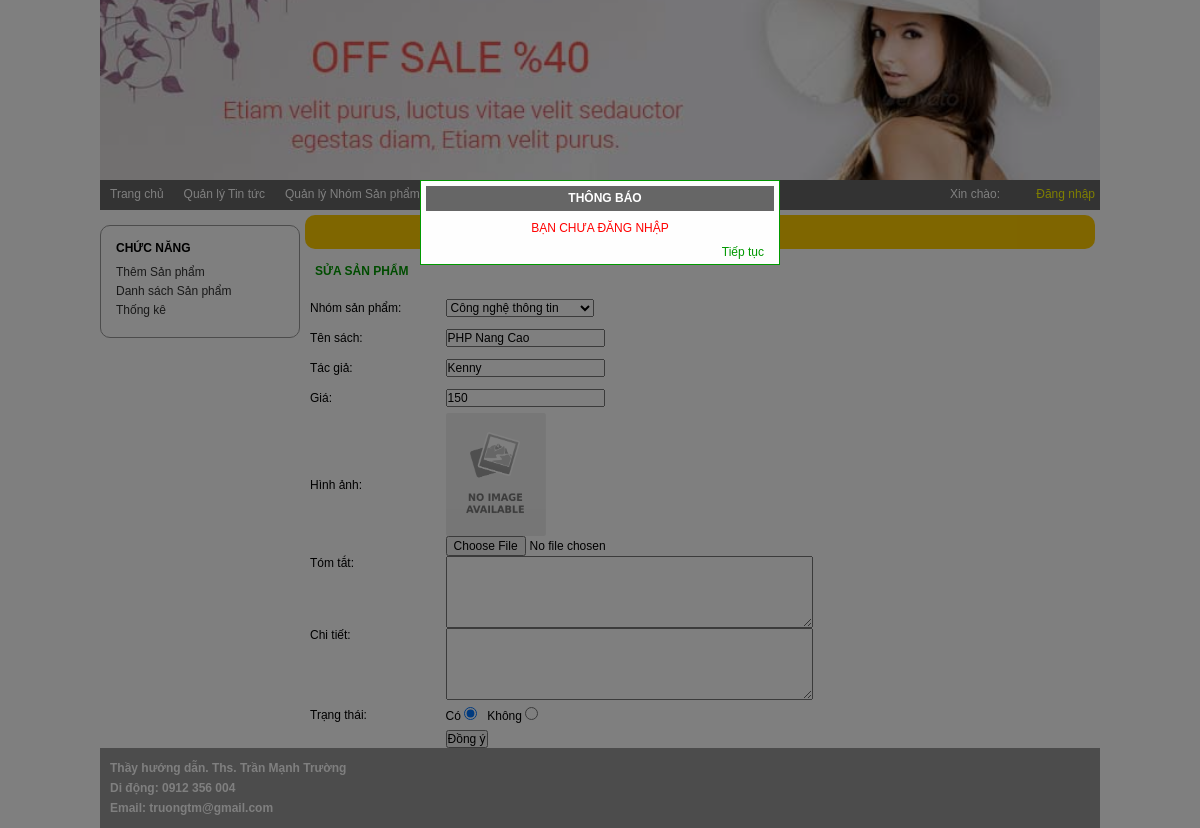
/Ngay45_MVC_TiemKiem_Login_Admin/index_admin.php?module=sanpham&act=sua&id=2, run on the app's committed database.
### tables this page shows
CREATE TABLE `books` (
  `id` int(10) UNSIGNED NOT NULL,
  `title` varchar(255) NOT NULL,
  `author` varchar(100) NOT NULL,
  `price` int(30) NOT NULL,
  `images` varchar(100) DEFAULT NULL,
  `summary` text,
  `content` text,
  `status` tinyint(1) DEFAULT '1',
  `cat_id` int(11) NOT NULL DEFAULT '0'
);

### Ngay45_MVC_TiemKiem_Login_Admin/Models/clsDatabase.php (called while the page is built, shortened)
<?php
class clsDatabase
{
	public $conn = NULL;
	function clsDatabase()
	{
		try
		{
			$this->conn = new PDO("mysql:host=localhost;dbname=shop","root","");
			$this->conn->exec("SET NAMES UTF8");
		}
		catch(PDOException $ex)
		{
			echo "<h3>" . $ex->getMessage() . "</h3>";
			die("<h3> LỖI KẾT NỐI CSDL </h3>");
		}
	}
	function ThucthiSQL($sql, $data=NULL)
	{
		$this->pdo_stm = $this->conn->prepare($sql);
		$ketqua=false;
		if($data!=NULL)
			$ketqua = $this->pdo_stm->execute($data);
		else
			$ketqua = $this->pdo_stm->execute();
		return $ketqua;
	}
}
?>

### Ngay45_MVC_TiemKiem_Login_Admin/Models/clsSanpham.php (called while the page is built, shortened)
<?php
class clsSanpham
{
	public $db;
	function clsSanpham()
	{
		$this->db = new clsDatabase();
	}
	function TimTheoIDSanpham($id, $trangthai=2)
	{
		$sql = "SELECT * FROM books WHERE id=?";
		$data[] = $id;
 		$ketqua = $this->db->ThucthiSQL($sql,$data);
		if($ketqua==TRUE)
			$this->data = $this->db->pdo_stm->fetch();
		return $ketqua;
	}
}
?>

### Ngay45_MVC_TiemKiem_Login_Admin/Views/vSuaSP.php (the view, shortened to what this page needs)
<?php
if($sanpham->data==NULL)
{
	$thongbao ="không tìm thấy thông tin";
	require("Views/vKetqua.php");
}
else
{
?>
    	<div id="content_left">
        	<div class="left1">
            	<h3>CHỨC NĂNG</h3>
                <p><a href="?module=<?=$module?>&act=them">Thêm Sản phẩm</a></p>
                <p><a href="?module=<?=$module?>">Danh sách Sản phẩm</a></p>
                <p><a href="?module=<?=$module?>#">Thống kê</a></p>
            </div>
        </div>
        <div id="content_right">
        	<h1> QUẢN LÝ SẢN PHẨM</h1>
            <h2> SỬA SẢN PHẨM</h2>
            <div id="right_detail">
            <?php
				$row = $sanpham->data;
			?>
			<form name="form1" method="post" action="?module=<?=$module?>&act=xulysua"  enctype="multipart/form-data">
			  <table width="750" border="0" align="center" cellpadding="0" cellspacing="0">
				<tr>
                  <td width="120" height="30">Nhóm sản phẩm:</td>
                  <td width="630">
                  	<select name="s1" id="s1">
                    	<?php
							require_once("DungChung/Tienich.php");
						?>
                    </select>
                  </td>
                </tr>
                <tr>
				  <td width="142" height="30">Tên sách:</td>
				  <td width="258"><input type="text" name="t1" id="t1"  value="<?=$row["title"];?>"></td>
				</tr>
				<tr>
				  <td height="30">Tác giả:</td>
				  <td><input type="text" name="t2" id="t2"  value="<?=$row["author"]?>"></td>
				</tr>
				<tr>
				  <td height="30">Giá:</td>
				  <td><input type="text" name="t3" id="t3"  value="<?=$row["price"]?>"></td>
				</tr>
				<tr>
                  <td height="30">Hình ảnh:</td>
                  <?php
				  $hinhanh = $row["images"];
				  if($hinhanh=="")
				  	$hinhanh= "no-Image.png";
				  ?>
                  <td>
                  <img width="100" src="Hinhanh/Sanpham/<?=$hinhanh?>"><br>
                  <input type="file" name="f1" id="f1">
                  </td>
                </tr>
                 <tr>
                  <td height="30" valign="top">Tóm tắt:</td>
                  <td><textarea name="t4" id="t4" rows="5" cols="50"><?=$row["summary"]?></textarea></td>
                </tr>
                 <tr>
                  <td height="30"  valign="top">Chi tiết:</td>
                  <td><textarea name="t5" id="t5" rows="5" cols="50"><?=$row["content"]?></textarea></td>
                </tr>
                <tr>
                  <td height="30">Trạng thái:</td>
                  <td>
                  Có <input type="radio" name="rTrangthai" id="r1" value="1"  <?=($row["status"]==1)?"checked":""?>> &nbsp;
                  Không <input type="radio" name="rTrangthai" id="r2" value="0" <?=($row["status"]==0)?"checked":""?>>
                  </td>
                </tr>
				<tr>
                  <td></td>
				  <td><input type="submit" name="button" id="button" value="Đồng ý"></td>
				</tr>
			  </table>
			</form>
			</div>
        </div>
<?php
}
?>

### Ngay45_MVC_TiemKiem_Login_Admin/css_Admin/Style.css (style rules this page uses)
* { margin:0px; padding:0px; box-sizing:border-box; font-family:Tahoma, Geneva, sans-serif; font-size:12px }
#content_left { width:200px; float:left }
#content_right { width:800px; float:left }
#content_right > h1 { color; text-align:center; padding:10px; margin:5px; background:#FC0; color:#333; border-radius:10px }
#content_right > h2 { color:#090; padding:10px; margin:5px; }
.left1 { width:200px; border:1px #999999 solid; border-radius:10px; margin:15px 0px; padding:15px; }
.left1 h3 { margin-bottom:10px }
.left1 p { margin:5px 0px }
.left1 a { text-decoration:none; color:#333 }

### Ngay45_MVC_TiemKiem_Login_Admin/css_Admin/ContentRight.css (style rules this page uses)
#right_detail { width:800px; height:auto; margin:0px; overflow:auto; padding:0px 10px }

### data on the page
books: t1 "PHP Nang Cao", t2 "Kenny", t3 "150", status "☑"

### other printed values
$thongbao "BẠN CHƯA ĐĂNG NHẬP"
form field s1 "Công nghệ thông tin"
